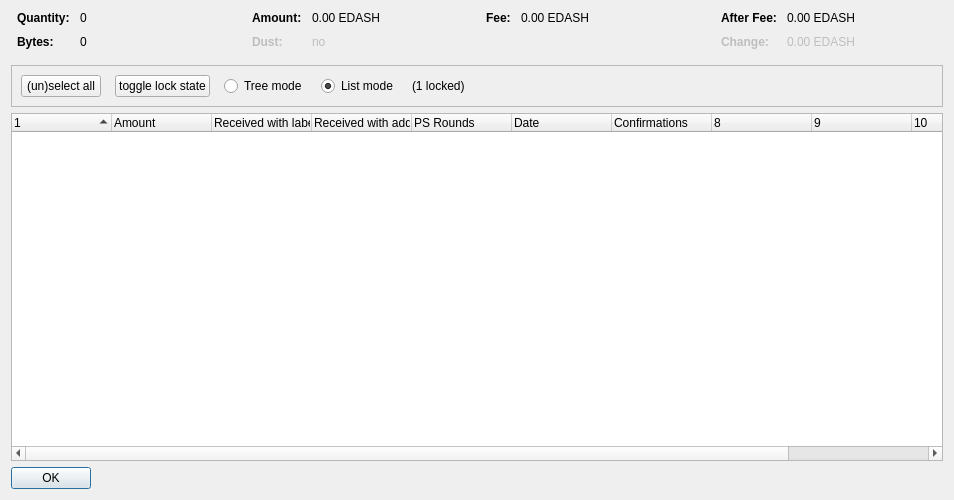
<?xml version="1.0" encoding="UTF-8"?>
<ui version="4.0">
 <class>CoinControlDialog</class>
 <widget class="QDialog" name="CoinControlDialog">
  <property name="geometry">
   <rect>
    <x>0</x>
    <y>0</y>
    <width>954</width>
    <height>500</height>
   </rect>
  </property>
  <property name="windowTitle">
   <string>Coin Selection</string>
  </property>
  <layout class="QVBoxLayout" name="verticalLayout">
   <item>
    <layout class="QHBoxLayout" name="horizontalLayoutTop" stretch="0,0,0,0">
     <property name="topMargin">
      <number>0</number>
     </property>
     <property name="bottomMargin">
      <number>10</number>
     </property>
     <item>
      <layout class="QFormLayout" name="formLayoutCoinControl1">
       <property name="horizontalSpacing">
        <number>10</number>
       </property>
       <property name="verticalSpacing">
        <number>10</number>
       </property>
       <property name="leftMargin">
        <number>6</number>
       </property>
       <property name="rightMargin">
        <number>6</number>
       </property>
       <item row="0" column="0">
        <widget class="QLabel" name="labelCoinControlQuantityText">
         <property name="font">
          <font>
           <weight>75</weight>
           <bold>true</bold>
          </font>
         </property>
         <property name="text">
          <string>Quantity:</string>
         </property>
        </widget>
       </item>
       <item row="0" column="1">
        <widget class="QLabel" name="labelCoinControlQuantity">
         <property name="cursor">
          <cursorShape>IBeamCursor</cursorShape>
         </property>
         <property name="contextMenuPolicy">
          <enum>Qt::ActionsContextMenu</enum>
         </property>
         <property name="text">
          <string notr="true">0</string>
         </property>
         <property name="textInteractionFlags">
          <set>Qt::LinksAccessibleByMouse|Qt::TextSelectableByKeyboard|Qt::TextSelectableByMouse</set>
         </property>
        </widget>
       </item>
       <item row="1" column="0">
        <widget class="QLabel" name="labelCoinControlBytesText">
         <property name="font">
          <font>
           <weight>75</weight>
           <bold>true</bold>
          </font>
         </property>
         <property name="text">
          <string>Bytes:</string>
         </property>
        </widget>
       </item>
       <item row="1" column="1">
        <widget class="QLabel" name="labelCoinControlBytes">
         <property name="cursor">
          <cursorShape>IBeamCursor</cursorShape>
         </property>
         <property name="contextMenuPolicy">
          <enum>Qt::ActionsContextMenu</enum>
         </property>
         <property name="text">
          <string notr="true">0</string>
         </property>
         <property name="textInteractionFlags">
          <set>Qt::LinksAccessibleByMouse|Qt::TextSelectableByKeyboard|Qt::TextSelectableByMouse</set>
         </property>
        </widget>
       </item>
      </layout>
     </item>
     <item>
      <layout class="QFormLayout" name="formLayoutCoinControl2">
       <property name="horizontalSpacing">
        <number>10</number>
       </property>
       <property name="verticalSpacing">
        <number>10</number>
       </property>
       <property name="leftMargin">
        <number>6</number>
       </property>
       <property name="rightMargin">
        <number>6</number>
       </property>
       <item row="0" column="0">
        <widget class="QLabel" name="labelCoinControlAmountText">
         <property name="font">
          <font>
           <weight>75</weight>
           <bold>true</bold>
          </font>
         </property>
         <property name="text">
          <string>Amount:</string>
         </property>
        </widget>
       </item>
       <item row="0" column="1">
        <widget class="QLabel" name="labelCoinControlAmount">
         <property name="cursor">
          <cursorShape>IBeamCursor</cursorShape>
         </property>
         <property name="contextMenuPolicy">
          <enum>Qt::ActionsContextMenu</enum>
         </property>
         <property name="text">
          <string notr="true">0.00 EDASH</string>
         </property>
         <property name="textInteractionFlags">
          <set>Qt::LinksAccessibleByMouse|Qt::TextSelectableByKeyboard|Qt::TextSelectableByMouse</set>
         </property>
        </widget>
       </item>
       <item row="1" column="0">
        <widget class="QLabel" name="labelCoinControlLowOutputText">
         <property name="enabled">
          <bool>false</bool>
         </property>
         <property name="font">
          <font>
           <weight>75</weight>
           <bold>true</bold>
          </font>
         </property>
         <property name="text">
          <string>Dust:</string>
         </property>
        </widget>
       </item>
       <item row="1" column="1">
        <widget class="QLabel" name="labelCoinControlLowOutput">
         <property name="enabled">
          <bool>false</bool>
         </property>
         <property name="cursor">
          <cursorShape>IBeamCursor</cursorShape>
         </property>
         <property name="contextMenuPolicy">
          <enum>Qt::ActionsContextMenu</enum>
         </property>
         <property name="text">
          <string notr="true">no</string>
         </property>
         <property name="textInteractionFlags">
          <set>Qt::LinksAccessibleByMouse|Qt::TextSelectableByKeyboard|Qt::TextSelectableByMouse</set>
         </property>
        </widget>
       </item>
      </layout>
     </item>
     <item>
      <layout class="QFormLayout" name="formLayoutCoinControl3">
       <property name="horizontalSpacing">
        <number>10</number>
       </property>
       <property name="verticalSpacing">
        <number>10</number>
       </property>
       <property name="leftMargin">
        <number>6</number>
       </property>
       <property name="rightMargin">
        <number>6</number>
       </property>
       <item row="0" column="0">
        <widget class="QLabel" name="labelCoinControlFeeText">
         <property name="font">
          <font>
           <weight>75</weight>
           <bold>true</bold>
          </font>
         </property>
         <property name="text">
          <string>Fee:</string>
         </property>
        </widget>
       </item>
       <item row="0" column="1">
        <widget class="QLabel" name="labelCoinControlFee">
         <property name="cursor">
          <cursorShape>IBeamCursor</cursorShape>
         </property>
         <property name="contextMenuPolicy">
          <enum>Qt::ActionsContextMenu</enum>
         </property>
         <property name="text">
          <string notr="true">0.00 EDASH</string>
         </property>
         <property name="textInteractionFlags">
          <set>Qt::LinksAccessibleByMouse|Qt::TextSelectableByKeyboard|Qt::TextSelectableByMouse</set>
         </property>
        </widget>
       </item>
      </layout>
     </item>
     <item>
      <layout class="QFormLayout" name="formLayoutCoinControl4">
       <property name="horizontalSpacing">
        <number>10</number>
       </property>
       <property name="verticalSpacing">
        <number>10</number>
       </property>
       <property name="leftMargin">
        <number>6</number>
       </property>
       <property name="rightMargin">
        <number>6</number>
       </property>
       <item row="0" column="0">
        <widget class="QLabel" name="labelCoinControlAfterFeeText">
         <property name="font">
          <font>
           <weight>75</weight>
           <bold>true</bold>
          </font>
         </property>
         <property name="text">
          <string>After Fee:</string>
         </property>
        </widget>
       </item>
       <item row="0" column="1">
        <widget class="QLabel" name="labelCoinControlAfterFee">
         <property name="cursor">
          <cursorShape>IBeamCursor</cursorShape>
         </property>
         <property name="contextMenuPolicy">
          <enum>Qt::ActionsContextMenu</enum>
         </property>
         <property name="text">
          <string notr="true">0.00 EDASH</string>
         </property>
         <property name="textInteractionFlags">
          <set>Qt::LinksAccessibleByMouse|Qt::TextSelectableByKeyboard|Qt::TextSelectableByMouse</set>
         </property>
        </widget>
       </item>
       <item row="1" column="0">
        <widget class="QLabel" name="labelCoinControlChangeText">
         <property name="enabled">
          <bool>false</bool>
         </property>
         <property name="font">
          <font>
           <weight>75</weight>
           <bold>true</bold>
          </font>
         </property>
         <property name="text">
          <string>Change:</string>
         </property>
        </widget>
       </item>
       <item row="1" column="1">
        <widget class="QLabel" name="labelCoinControlChange">
         <property name="enabled">
          <bool>false</bool>
         </property>
         <property name="cursor">
          <cursorShape>IBeamCursor</cursorShape>
         </property>
         <property name="contextMenuPolicy">
          <enum>Qt::ActionsContextMenu</enum>
         </property>
         <property name="text">
          <string notr="true">0.00 EDASH</string>
         </property>
         <property name="textInteractionFlags">
          <set>Qt::LinksAccessibleByMouse|Qt::TextSelectableByKeyboard|Qt::TextSelectableByMouse</set>
         </property>
        </widget>
       </item>
      </layout>
     </item>
    </layout>
   </item>
   <item>
    <widget class="QFrame" name="frame">
     <property name="minimumSize">
      <size>
       <width>0</width>
       <height>40</height>
      </size>
     </property>
     <property name="frameShape">
      <enum>QFrame::StyledPanel</enum>
     </property>
     <property name="frameShadow">
      <enum>QFrame::Sunken</enum>
     </property>
     <layout class="QHBoxLayout" name="horizontalLayout">
      <item>
       <layout class="QHBoxLayout" name="horizontalLayoutPanel" stretch="0,0,0,0,0,0">
        <property name="spacing">
         <number>14</number>
        </property>
        <item>
         <widget class="QPushButton" name="pushButtonSelectAll">
          <property name="sizePolicy">
           <sizepolicy hsizetype="Maximum" vsizetype="Fixed">
            <horstretch>0</horstretch>
            <verstretch>0</verstretch>
           </sizepolicy>
          </property>
          <property name="text">
           <string>(un)select all</string>
          </property>
          <property name="autoDefault">
           <bool>false</bool>
          </property>
         </widget>
        </item>
        <item>
         <widget class="QPushButton" name="pushButtonToggleLock">
          <property name="sizePolicy">
           <sizepolicy hsizetype="Maximum" vsizetype="Fixed">
            <horstretch>0</horstretch>
            <verstretch>0</verstretch>
           </sizepolicy>
          </property>
          <property name="text">
           <string>toggle lock state</string>
          </property>
          <property name="autoDefault">
           <bool>false</bool>
          </property>
         </widget>
        </item>
        <item>
         <widget class="QRadioButton" name="radioTreeMode">
          <property name="sizePolicy">
           <sizepolicy hsizetype="Maximum" vsizetype="Fixed">
            <horstretch>0</horstretch>
            <verstretch>0</verstretch>
           </sizepolicy>
          </property>
          <property name="text">
           <string>Tree mode</string>
          </property>
         </widget>
        </item>
        <item>
         <widget class="QRadioButton" name="radioListMode">
          <property name="sizePolicy">
           <sizepolicy hsizetype="Maximum" vsizetype="Fixed">
            <horstretch>0</horstretch>
            <verstretch>0</verstretch>
           </sizepolicy>
          </property>
          <property name="text">
           <string>List mode</string>
          </property>
          <property name="checked">
           <bool>true</bool>
          </property>
         </widget>
        </item>
        <item>
         <widget class="QLabel" name="labelLocked">
          <property name="text">
           <string>(1 locked)</string>
          </property>
         </widget>
        </item>
        <item>
         <spacer name="horizontalSpacer">
          <property name="orientation">
           <enum>Qt::Horizontal</enum>
          </property>
          <property name="sizeHint" stdset="0">
           <size>
            <width>40</width>
            <height>20</height>
           </size>
          </property>
         </spacer>
        </item>
       </layout>
      </item>
     </layout>
    </widget>
   </item>
   <item>
    <widget class="CoinControlTreeWidget" name="treeWidget">
     <property name="contextMenuPolicy">
      <enum>Qt::CustomContextMenu</enum>
     </property>
     <property name="sortingEnabled">
      <bool>false</bool>
     </property>
     <property name="columnCount">
      <number>11</number>
     </property>
     <attribute name="headerShowSortIndicator" stdset="0">
      <bool>true</bool>
     </attribute>
     <attribute name="headerStretchLastSection">
      <bool>false</bool>
     </attribute>
     <column>
      <property name="text">
       <string/>
      </property>
     </column>
     <column>
      <property name="text">
       <string>Amount</string>
      </property>
     </column>
     <column>
      <property name="text">
       <string>Received with label</string>
      </property>
     </column>
     <column>
      <property name="text">
       <string>Received with address</string>
      </property>
     </column>
     <column>
      <property name="text">
       <string>PS Rounds</string>
      </property>
     </column>
     <column>
      <property name="text">
       <string>Date</string>
      </property>
     </column>
     <column>
      <property name="text">
       <string>Confirmations</string>
      </property>
      <property name="toolTip">
       <string>Confirmed</string>
      </property>
     </column>
     <column>
      <property name="text">
       <string/>
      </property>
     </column>
     <column>
      <property name="text">
       <string/>
      </property>
     </column>
     <column>
      <property name="text">
       <string/>
      </property>
     </column>
     <column>
      <property name="text">
       <string/>
      </property>
     </column>
    </widget>
   </item>
   <item>
    <widget class="QDialogButtonBox" name="buttonBox">
     <property name="sizePolicy">
      <sizepolicy hsizetype="Maximum" vsizetype="Fixed">
       <horstretch>0</horstretch>
       <verstretch>0</verstretch>
      </sizepolicy>
     </property>
     <property name="orientation">
      <enum>Qt::Horizontal</enum>
     </property>
     <property name="standardButtons">
      <set>QDialogButtonBox::Ok</set>
     </property>
    </widget>
   </item>
  </layout>
 </widget>
 <customwidgets>
  <customwidget>
   <class>CoinControlTreeWidget</class>
   <extends>QTreeWidget</extends>
   <header>coincontroltreewidget.h</header>
  </customwidget>
 </customwidgets>
 <resources/>
 <connections/>
</ui>
